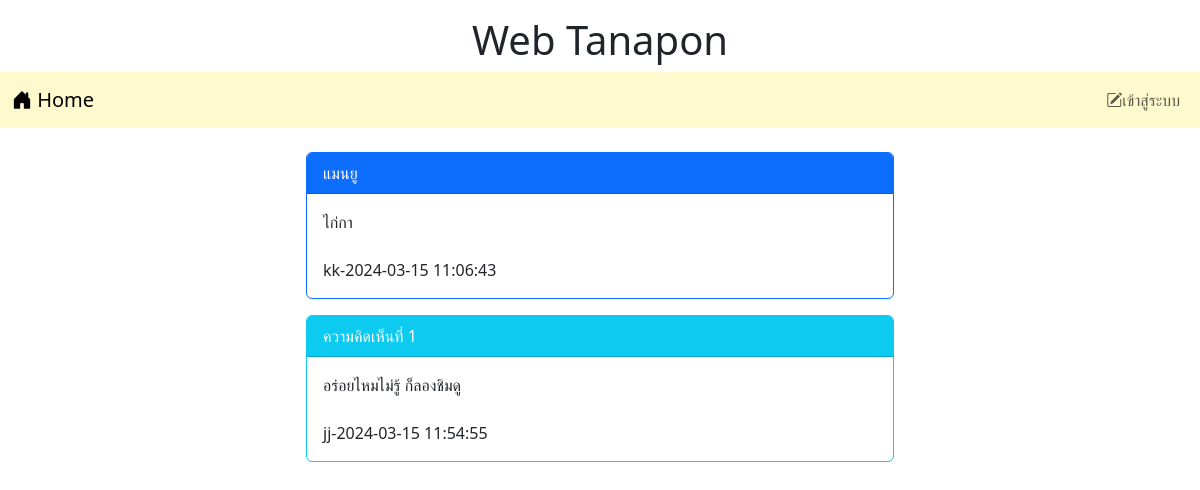
Screenshot of /post.php?id=7 with the database file from the repository.
### tables this page shows
CREATE TABLE `post` (
  `id` int(11) NOT NULL,
  `title` varchar(128) NOT NULL,
  `content` varchar(2048) NOT NULL,
  `post_date` datetime NOT NULL,
  `cat_id` int(11) NOT NULL,
  `user_id` int(11) NOT NULL
);

CREATE TABLE `user` (
  `id` int(11) NOT NULL,
  `login` varchar(32) NOT NULL,
  `password` varchar(64) NOT NULL,
  `name` varchar(64) NOT NULL,
  `gender` char(1) NOT NULL,
  `email` varchar(32) NOT NULL,
  `role` char(1) NOT NULL
);

CREATE TABLE `comment` (
  `id` int(11) NOT NULL,
  `content` varchar(20148) NOT NULL,
  `post_date` datetime NOT NULL,
  `user_id` int(11) NOT NULL,
  `post_id` int(11) NOT NULL
);

### post.php (the view, shortened to what this page needs)
<!DOCTYPE html>
<html lang="en">
<head>
    <link href="https://cdn.jsdelivr.net/npm/bootstrap@5.3.2/dist/css/bootstrap.min.css" rel="stylesheet">
    <link rel="stylesheet" href="https://cdn.jsdelivr.net/npm/bootstrap-icons@1.11.3/font/bootstrap-icons.min.css">
</head>
<body>
<div class="contrainer-lg">
    <h1 style="text-align: center;" class="mt-3">Web Tanapon</h1>
    <?php include "nav.php"
    ?>
    <div class="row mt-4">
        <div class="col-lg-3 col-md-2 col-sm-1"></div>
        <div class="col-lg-6 col-md-8 col-sm-10">
            <?php
            $conn=new PDO("mysql:host=localhost;dbname=webboard;charset=utf8","root","");
            $sql="SELECT post.title,post.content,post.post_date,user.login
            FROM post INNER JOIN user ON
            (post.user_id=user.id) WHERE post.id=$_GET[id]";
            $result=$conn->query($sql);
            while($row=$result->fetch())
            {
            echo "<div class='card border-primary'>";
                echo "<div class='card-header bg-primary text-white'>$row[title]</div>";
                echo "<div class='card-body'>$row[content]<br><br>$row[3]-$row[2]</div>";
            echo "</div>";
            }
            $sql="SELECT comment.content, comment.post_date, user.login
            FROM comment INNER JOIN user ON
            (comment.user_id=user.id) WHERE comment.post_id=$_GET[id]";
            $result=$conn->query($sql);
            $i=1;
            while($row=$result->fetch())
            {
                echo "<div class='card border-info mt-3'>";
                echo "<div class='card-header bg-info text-white'>ความคิดเห็นที่ $i</div>";
                echo "<div class='card-body'>$row[content]<br><br>$row[2]-$row[1]</div>";
                echo "</div><br>";
                $i=$i+1;
            }
            ?>
        </div>
        <br>
    </div>
</div>
</body>
</html>

### rows the page displays
post: title "แมนยู", content "ไก่กา", user.login "kk", post_date "2024-03-15 11:06:43"
comment: content "อร่อยไหมไม่รู้ ก็ลองชิมดู", user.login "jj", post_date "2024-03-15 11:54:55"
